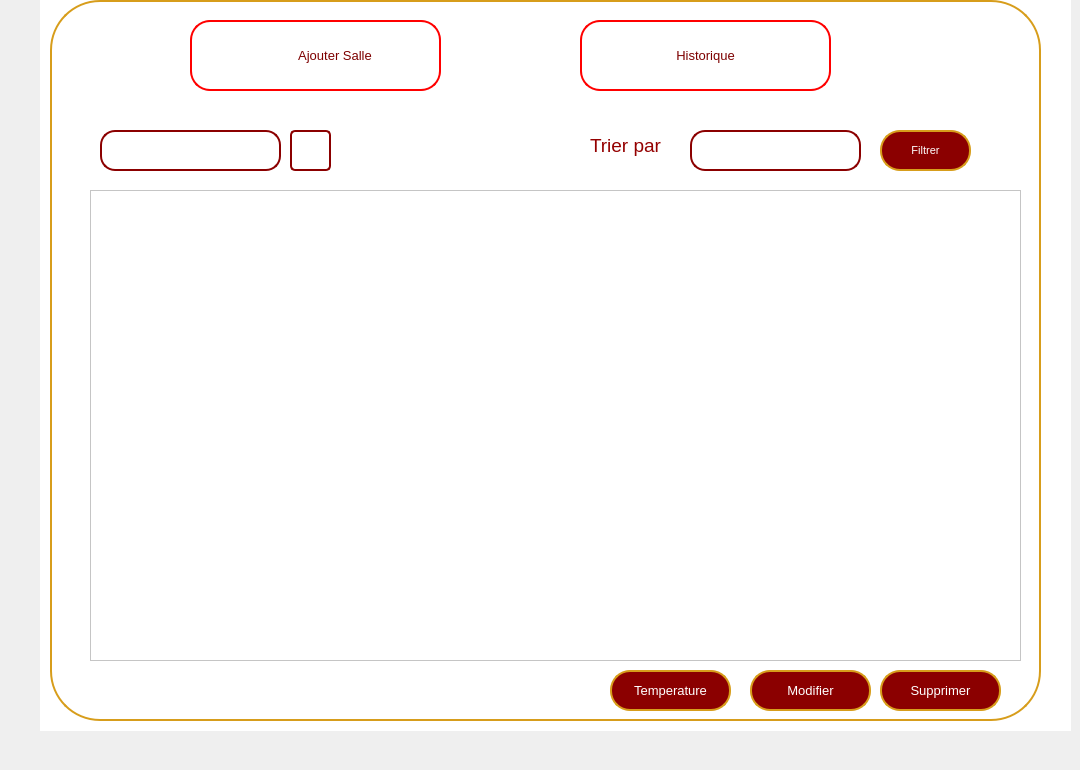
    <widget class="QWidget" name="listesalles">
     <widget class="QWidget" name="widget_2" native="true">
      <property name="geometry">
       <rect>
        <x>40</x>
        <y>-30</y>
        <width>1031</width>
        <height>761</height>
       </rect>
      </property>
      <property name="font">
       <font>
        <pointsize>10</pointsize>
       </font>
      </property>
      <property name="styleSheet">
       <string notr="true">background-color: rgb(255, 255, 255);</string>
      </property>
      <widget class="QPushButton" name="pushButton_9">
       <property name="geometry">
        <rect>
         <x>10</x>
         <y>30</y>
         <width>991</width>
         <height>721</height>
        </rect>
       </property>
       <property name="styleSheet">
        <string notr="true">QPushButton {
    background-color: white;
    color: darkred;
    border: 2px solid rgb(215, 157, 27);
    border-radius: 50px;
    padding: 10px; 
}
</string>
       </property>
       <property name="text">
        <string/>
       </property>
      </widget>
      <widget class="QLineEdit" name="lineEdit_search">
       <property name="geometry">
        <rect>
         <x>60</x>
         <y>160</y>
         <width>181</width>
         <height>41</height>
        </rect>
       </property>
       <property name="styleSheet">
        <string notr="true">QLineEdit {
    border: 2px solid darkred;
    border-radius: 15px; /* Make it larger for a circular shape */
    padding: 5px; /* Adjust as needed */
    color: grey;
}

QLineEdit:focus {
    border: 2px solid darkred;
    border-radius: 15px; /* Make it larger for a circular shape */
    padding: 5px; /* Adjust as needed */
    color: grey;
}</string>
       </property>
       <property name="text">
        <string/>
       </property>
      </widget>
      <widget class="QPushButton" name="pushButton_search">
       <property name="geometry">
        <rect>
         <x>250</x>
         <y>160</y>
         <width>41</width>
         <height>41</height>
        </rect>
       </property>
       <property name="styleSheet">
        <string notr="true">QPushButton {
    background-color: white;
    color: darkred;
    border: 2px solid darkred;
    border-radius: 5px; 
    padding: 10px; 
}</string>
       </property>
       <property name="text">
        <string/>
       </property>
       <property name="icon">
        <iconset resource="src.qrc">
         <normaloff>:/src/search.png</normaloff>:/src/search.png</iconset>
       </property>
       <property name="iconSize">
        <size>
         <width>25</width>
         <height>50</height>
        </size>
       </property>
      </widget>
      <widget class="QLabel" name="label_2">
       <property name="geometry">
        <rect>
         <x>550</x>
         <y>160</y>
         <width>91</width>
         <height>31</height>
        </rect>
       </property>
       <property name="font">
        <font>
         <pointsize>14</pointsize>
        </font>
       </property>
       <property name="styleSheet">
        <string notr="true">color: rgb(148, 0, 0);</string>
       </property>
       <property name="text">
        <string>Trier par</string>
       </property>
      </widget>
      <widget class="QPushButton" name="pushButton_tri">
       <property name="geometry">
        <rect>
         <x>840</x>
         <y>160</y>
         <width>91</width>
         <height>41</height>
        </rect>
       </property>
       <property name="font">
        <font>
         <pointsize>8</pointsize>
        </font>
       </property>
       <property name="styleSheet">
        <string notr="true">QPushButton {
    background-color: darkred;
    color: white;
    border: 2px solid rgb(215, 157, 27);
    border-radius: 20px; 
    padding: 10px; 
}

QPushButton:hover {
    background-color: rgb(215, 157, 27); 
}

QLineEdit {
    border: 2px solid darkred;
    border-radius: 15px; 
    padding: 5px; 
    color: white;
}

QLineEdit:focus {
    border: 2px solid darkred;
    border-radius: 15px; 
    padding: 5px; 
    color: white;
}
</string>
       </property>
       <property name="text">
        <string>Filtrer</string>
       </property>
      </widget>
      <widget class="QTableView" name="tableView">
       <property name="geometry">
        <rect>
         <x>50</x>
         <y>220</y>
         <width>931</width>
         <height>471</height>
        </rect>
       </property>
      </widget>
      <widget class="QLineEdit" name="lineEdit_critere">
       <property name="geometry">
        <rect>
         <x>650</x>
         <y>160</y>
         <width>171</width>
         <height>41</height>
        </rect>
       </property>
       <property name="styleSheet">
        <string notr="true">QLineEdit {
    border: 2px solid darkred;
    border-radius: 15px; /* Make it larger for a circular shape */
    padding: 5px; /* Adjust as needed */
    color: grey;
}

QLineEdit:focus {
    border: 2px solid darkred;
    border-radius: 15px; /* Make it larger for a circular shape */
    padding: 5px; /* Adjust as needed */
    color: grey;
}</string>
       </property>
       <property name="text">
        <string/>
       </property>
      </widget>
      <widget class="QPushButton" name="AjoutSalles">
       <property name="geometry">
        <rect>
         <x>150</x>
         <y>50</y>
         <width>251</width>
         <height>71</height>
        </rect>
       </property>
       <property name="font">
        <font>
         <family>MS Shell Dlg 2</family>
         <pointsize>10</pointsize>
         <weight>50</weight>
         <italic>false</italic>
         <bold>false</bold>
        </font>
       </property>
       <property name="styleSheet">
        <string notr="true">QPushButton {
    background-color: white;
    color: rgb(125, 0, 0);
    border: 2px solid rgb(255, 0, 0); 
    border-radius: 20px; 
    padding: 10px; 
    transition: background-color 0.3s, color 0.3s; 
}
QPushButton:hover {
    background-color: rgb(215, 157, 27);
    color: white;
    border: 4px solid rgb(215, 157, 27); 
    outline: none; 
}</string>
       </property>
       <property name="text">
        <string>           Ajouter Salle</string>
       </property>
       <property name="icon">
        <iconset>
         <normaloff>../../780575.png</normaloff>../../780575.png</iconset>
       </property>
       <property name="iconSize">
        <size>
         <width>100</width>
         <height>50</height>
        </size>
       </property>
      </widget>
      <widget class="QLabel" name="label_3">
       <property name="enabled">
        <bool>true</bool>
       </property>
       <property name="geometry">
        <rect>
         <x>180</x>
         <y>60</y>
         <width>51</width>
         <height>51</height>
        </rect>
       </property>
       <property name="styleSheet">
        <string notr="true">QPushButton {
    background-color: white;
    color: rgb(125, 0, 0);
    border: 2px solid rgb(255, 0, 0); 
    border-radius: 20px; 
    padding: 10px; 
    transition: background-color 0.3s, color 0.3s; 
}
QPushButton:hover {
    background-color: rgb(215, 157, 27);
    border: 4px solid rgb(215, 157, 27); 
    outline: none; 
}</string>
       </property>
       <property name="text">
        <string/>
       </property>
       <property name="pixmap">
        <pixmap resource="src.qrc">:/src/ajoutfinale.png</pixmap>
       </property>
       <property name="scaledContents">
        <bool>true</bool>
       </property>
      </widget>
      <widget class="QPushButton" name="pushButton_20">
       <property name="geometry">
        <rect>
         <x>840</x>
         <y>700</y>
         <width>121</width>
         <height>41</height>
        </rect>
       </property>
       <property name="styleSheet">
        <string notr="true">QPushButton {
    background-color: darkred;
    color: white;
    border: 2px solid rgb(215, 157, 27);
    border-radius: 20px; 
    padding: 10px; 
}

QPushButton:hover {
    background-color: rgb(215, 157, 27); 
}

QLineEdit {
    border: 2px solid darkred;
    border-radius: 15px; 
    padding: 5px; 
    color: white;
}

QLineEdit:focus {
    border: 2px solid darkred;
    border-radius: 15px; 
    padding: 5px; 
    color: white;
}
</string>
       </property>
       <property name="text">
        <string>Supprimer</string>
       </property>
      </widget>
      <widget class="QPushButton" name="pushButton_21">
       <property name="geometry">
        <rect>
         <x>710</x>
         <y>700</y>
         <width>121</width>
         <height>41</height>
        </rect>
       </property>
       <property name="styleSheet">
        <string notr="true">QPushButton {
    background-color: darkred;
    color: white;
    border: 2px solid rgb(215, 157, 27);
    border-radius: 20px; 
    padding: 10px; 
}

QPushButton:hover {
    background-color: rgb(215, 157, 27); 
}

QLineEdit {
    border: 2px solid darkred;
    border-radius: 15px; 
    padding: 5px; 
    color: white;
}

QLineEdit:focus {
    border: 2px solid darkred;
    border-radius: 15px; 
    padding: 5px; 
    color: white;
}
</string>
       </property>
       <property name="text">
        <string>Modifier</string>
       </property>
      </widget>
      <widget class="QPushButton" name="AjoutSalles_2">
       <property name="geometry">
        <rect>
         <x>540</x>
         <y>50</y>
         <width>251</width>
         <height>71</height>
        </rect>
       </property>
       <property name="font">
        <font>
         <family>MS Shell Dlg 2</family>
         <pointsize>10</pointsize>
         <weight>50</weight>
         <italic>false</italic>
         <bold>false</bold>
        </font>
       </property>
       <property name="styleSheet">
        <string notr="true">QPushButton {
    background-color: white;
    color: rgb(125, 0, 0);
    border: 2px solid rgb(255, 0, 0); 
    border-radius: 20px; 
    padding: 10px; 
    transition: background-color 0.3s, color 0.3s; 
}
QPushButton:hover {
    background-color: rgb(215, 157, 27);
    color: white;
    border: 4px solid rgb(215, 157, 27); 
    outline: none; 
}</string>
       </property>
       <property name="text">
        <string>Historique</string>
       </property>
       <property name="icon">
        <iconset resource="src.qrc">
         <normaloff>:/src/search.png</normaloff>:/src/search.png</iconset>
       </property>
       <property name="iconSize">
        <size>
         <width>100</width>
         <height>50</height>
        </size>
       </property>
      </widget>
      <widget class="QPushButton" name="starttest">
       <property name="geometry">
        <rect>
         <x>570</x>
         <y>700</y>
         <width>121</width>
         <height>41</height>
        </rect>
       </property>
       <property name="styleSheet">
        <string notr="true">QPushButton {
    background-color: darkred;
    color: white;
    border: 2px solid rgb(215, 157, 27);
    border-radius: 20px; 
    padding: 10px; 
}

QPushButton:hover {
    background-color: rgb(215, 157, 27); 
}

QLineEdit {
    border: 2px solid darkred;
    border-radius: 15px; 
    padding: 5px; 
    color: white;
}

QLineEdit:focus {
    border: 2px solid darkred;
    border-radius: 15px; 
    padding: 5px; 
    color: white;
}
</string>
       </property>
       <property name="text">
        <string>Temperature</string>
       </property>
      </widget>
     </widget>
    </widget>
